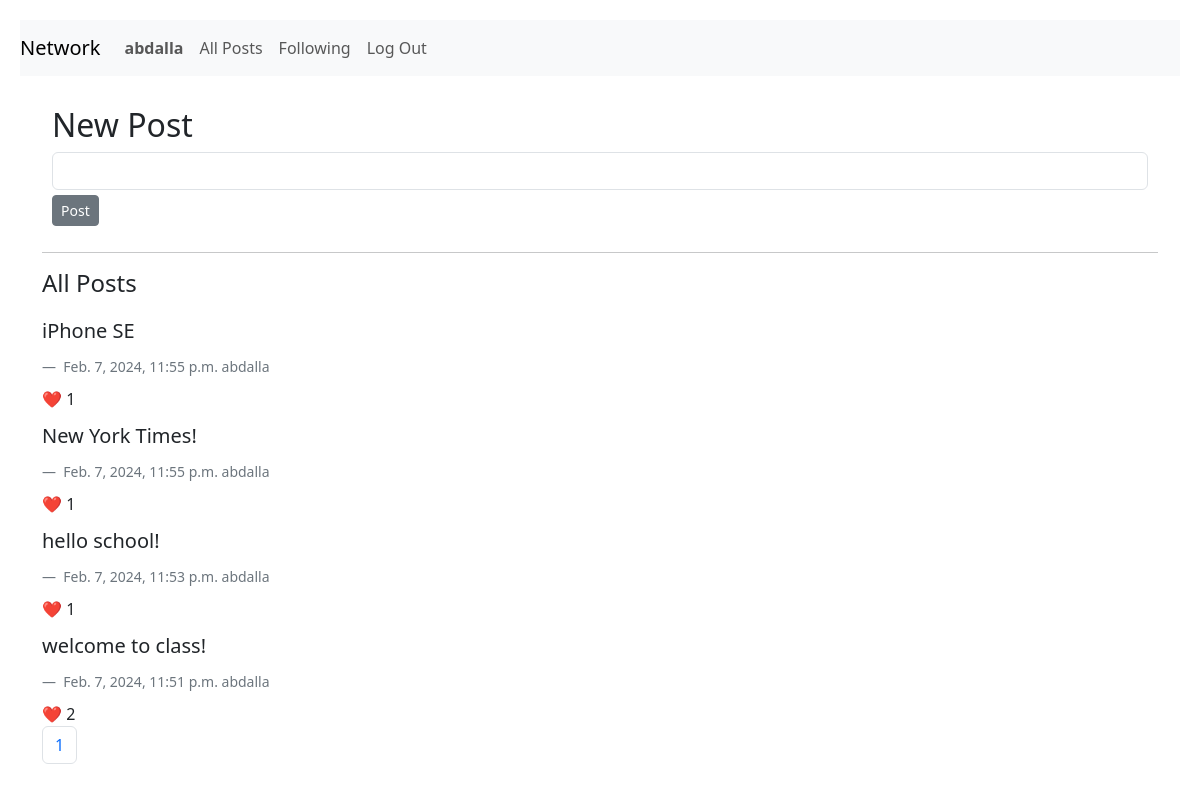
Page / (signed in) on the earlier database version.
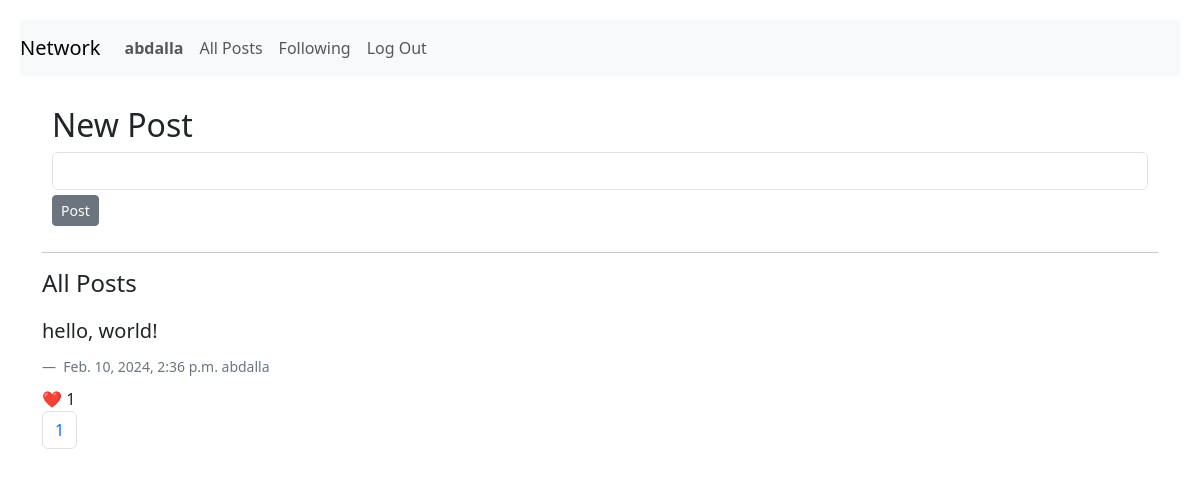
Same page on the later database version.
### network/models.py (models this page shows, shortened)
class User(AbstractUser):
    pass

class TimeStampedModel(models.Model):
    created_at = models.DateTimeField(auto_now_add=True)
    updated_at = models.DateTimeField(auto_now=True)
    class Meta:
        abstract = True

class Post(TimeStampedModel):
    created = TimeStampedModel.created_at
    body = models.CharField(max_length=300)
    user = models.ForeignKey(settings.AUTH_USER_MODEL, on_delete=models.CASCADE, null=True)
    likes = models.IntegerField(blank=True)
    reactions = models.ManyToManyField(settings.AUTH_USER_MODEL, related_name="user_reactions", symmetrical=False)

### network/views.py (the view)
# urls.py: path("", views.index, name="index"),
def index(request):
    posts = Post.objects.order_by("-created_at")
    paginator = Paginator(posts, 10)
    page_number = request.GET.get("page")
    page_obj = paginator.get_page(page_number)
    return render(
        request,
        "network/index.html",
        {"posts": posts,
         "form": PostForm(),
         "page_obj": page_obj,
         "paginator": paginator,
         },
    )

### network/forms.py
class PostForm(StylishForm):
    class Meta:
        model = Post
        fields = ["body"]
        widgets = {
            "owner": forms.HiddenInput(),
        }
        labels = {
            "body": " ",
        }

### network/templates/network/index.html (shortened to what this page needs)
{% extends "network/layout.html" %}
{% block body %}
{% if user.is_authenticated %}
<section id="form-section">
    <h2>New Post</h2>
    <form action="{% url 'post' %}" method="post">
        {% for field in form %}
        <div class="form-group">{{ field }}</div>
        {% endfor %}
        <input id="post-button" class="btn btn-secondary btn-sm" type="submit" value="Post" name="save">
    </form>
</section>
<hr class="hr weather-hr" />
<section id="posts-section">
    <h4>All Posts</h4>
    <div class="row card-body">
        {% for post in page_obj %}
        <div class="comment">
            <blockquote class="blockquote">
                {{ post.body | linebreaks }}
            </blockquote>
            <figcaption class="blockquote-footer">
                {{ post.created }}
                {{ post.user }}
            </figcaption>
            <div><span>❤️ {{ post.likes }}</span></div>
            {% endfor %}
        </div>
    </div>
    {% if paginator.count > 0 %}
<nav aria-label="Page navigation example">
    <ul class="pagination">
        {% for page_number in paginator.page_range %}
        {% if page.obj.number == page_number %}
        <li class="page-item active"><a class="page-link" href="">{{ page_number }}</a></li>
        {% else %}
        <li class="page-item"><a class="page-link" href="?page={{ page_number }}">{{ page_number }}</a></li>
        {% endif %}
        {% endfor %}
    </ul>
</nav>
{% endif %}
</section>
{% endif %}
{% endblock %}

### network/templates/network/layout.html (shortened to what this page needs)
{% load static %}
<!DOCTYPE html>
<html lang="en">
<head>
    <link href="https://cdn.jsdelivr.net/npm/bootstrap@5.3.2/dist/css/bootstrap.min.css" rel="stylesheet"
>
    <link href="{% static 'network/styles.css' %}" rel="stylesheet">
</head>
<body>
    <nav class="navbar navbar-expand-lg navbar-light bg-light">
        <a class="navbar-brand" href="{% url 'index' %}">Network</a>
          <div class="collapse navbar-collapse" id="navbarNav">
            <ul class="navbar-nav mr-auto">
                {% if user.is_authenticated %}
                <li class="nav-item">
                    <a class="nav-link" href="{% url 'profile' %}"><strong>{{ user.username }}</strong></a>
                </li>
                {% endif %}
                <li class="nav-item">
                    <a class="nav-link" href="{% url 'allposts' %}">All Posts</a>
                </li>
                {% if user.is_authenticated %}
                <li class="nav-item">
                    <a class="nav-link" href="{% url 'following' %}">Following</a>
                </li>
                <li class="nav-item">
                    <a class="nav-link" href="{% url 'logout' %}">Log Out</a>
                </li>
                {% endif %}
            </ul>
        </div>
    </nav>
    <div class="container">
        {% block body %}
        {% endblock %}
    </div>
</body>
</html>

### network/static/network/styles.css (style rules this page uses)
.navbar { margin: 20px; }
.form-group { margin: 5px 0 5px 0; }
#form-section, #post-section { padding: 10px; }
.comments, .blockquote, .blockquote-footer { margin: 10px 0 10px 0 !important; }
a { text-decoration: none; }

Differences in the rows shown:
removed Post: body "iPhone SE", created "Feb. 7, 2024, 11:55 p.m.", user "abdalla", likes "1"
removed Post: body "New York Times!", created "Feb. 7, 2024, 11:55 p.m.", user "abdalla", likes "1"
removed Post: body "hello school!", created "Feb. 7, 2024, 11:53 p.m.", user "abdalla", likes "1"
changed Post "abdalla": body "welcome to class!" → "hello, world!"; created "Feb. 7, 2024, 11:51 p.m." → "Feb. 10, 2024, 2:36 p.m."; likes "2" → "1"
